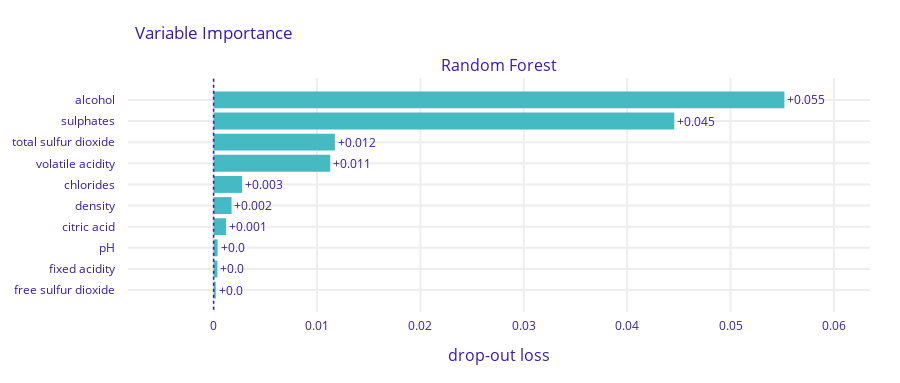

Notebook cell for this chart:
### Code cell
fi.plot()

### Figure 1 — Plotly figure (JSON) as saved in the notebook; plotly's stock layout.template omitted (floating-point values rounded to 4 significant figures)
{"data": [{"base": 0, "hoverinfo": "text", "hoverlabel": {"bgcolor": "rgba(0,0,0,0.8)"}, "hovertext": ["Model: Random Forest loss after<br>variable: alcohol is permuted: 0.055<br>Drop-out loss change: +0.055", "Model: Random Forest loss after<br>variable: sulphates is permuted: 0.045<br>Drop-out loss change: +0.045", "Model: Random Forest loss after<br>variable: total sulfur dioxide is permuted: 0.012<br>Drop-out loss change: +0.012", "Model: Random Forest loss after<br>variable: volatile acidity is permuted: 0.011<br>Drop-out loss change: +0.011", "Model: Random Forest loss after<br>variable: chlorides is permuted: 0.003<br>Drop-out loss change: +0.003", "Model: Random Forest loss after<br>variable: density is permuted: 0.002<br>Drop-out loss change: +0.002", "Model: Random Forest loss after<br>variable: citric acid is permuted: 0.001<br>Drop-out loss change: +0.001", "Model: Random Forest loss after<br>variable: pH is permuted: 0.0<br>Drop-out loss change: +0.0", "Model: Random Forest loss after<br>variable: fixed acidity is permuted: 0.0<br>Drop-out loss change: +0.0", "Model: Random Forest loss after<br>variable: free sulfur dioxide is permuted: 0.0<br>Drop-out loss change: +0.0"], "marker": {"color": "#46bac2"}, "orientation": "h", "showlegend": false, "text": ["+0.055", "+0.045", "+0.012", "+0.011", "+0.003", "+0.002", "+0.001", "+0.0", "+0.0", "+0.0"], "textposition": "outside", "type": "bar", "x": [0.05521, 0.04456, 0.01173, 0.01128, 0.002751, 0.001737, 0.001197, 0.000385, 0.0003693, 0.0002075], "xaxis": "x", "y": ["alcohol", "sulphates", "total sulfur dioxide", "volatile acidity", "chlorides", "density", "citric acid", "pH", "fixed acidity", "free sulfur dioxide"], "yaxis": "y"}], "layout": {"annotations": [{"font": {"size": 16}, "showarrow": false, "text": "Random Forest", "x": 0.5, "xanchor": "center", "xref": "paper", "y": 1, "yanchor": "bottom", "yref": "paper"}, {"font": {"size": 16}, "showarrow": false, "text": "drop-out loss", "x": 0.5, "xanchor": "center", "xref": "paper", "y": 0, "yanchor": "top", "yref": "paper", "yshift": -30}], "font": {"color": "#371ea3"}, "height": 383, "margin": {"b": 71, "r": 30, "t": 78}, "shapes": [{"line": {"color": "#371ea3", "dash": "dot", "width": 1.5}, "type": "line", "x0": 0, "x1": 0, "xref": "x", "y0": -1, "y1": 10, "yref": "y"}], "title": {"text": "Variable Importance", "x": 0.15}, "xaxis": {"anchor": "y", "automargin": true, "domain": [0, 1], "fixedrange": true, "gridwidth": 2, "range": [-0.008281, 0.06349], "tickcolor": "white", "ticklen": 3, "ticks": "outside", "type": "linear", "zeroline": false}, "yaxis": {"anchor": "x", "automargin": true, "autorange": "reversed", "domain": [0, 1], "fixedrange": true, "gridwidth": 2, "tickcolor": "white", "ticklen": 10, "ticks": "outside", "type": "category"}}}
